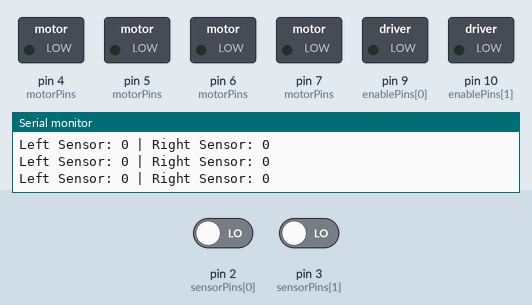
The sketch below on a simulated Arduino Uno, built with avr-gcc and run on an emulated ATmega328P. Shown: switched loads named in the sketch (green lamp = pin HIGH), the last lines printed to the serial monitor. The test bench sets the inputs (shaded band); at power-on: pin 2 (sensorPins[0]) LOW, pin 3 (sensorPins[1]) LOW.

Above: at 1.2 s.
1.3 s: pin 2 (sensorPins[0]) driven HIGH
At 2.2 s:
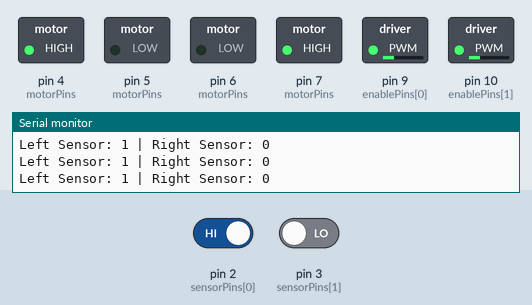
2.8 s: pin 3 (sensorPins[1]) driven HIGH
At 3.6 s:
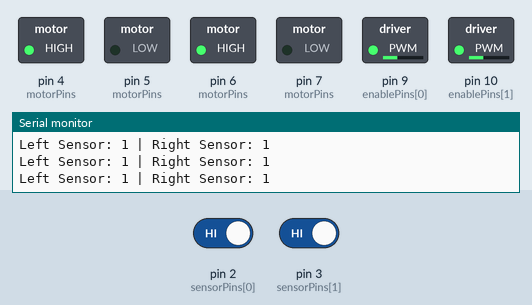
4.3 s: pin 2 (sensorPins[0]) driven LOW
At 5.0 s:
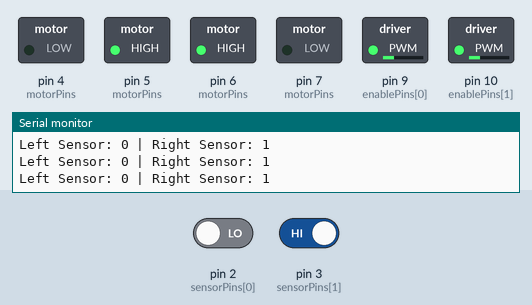
Timing chart, 0 to 7.3 s (numbered marks = the images above; inputs shaded):
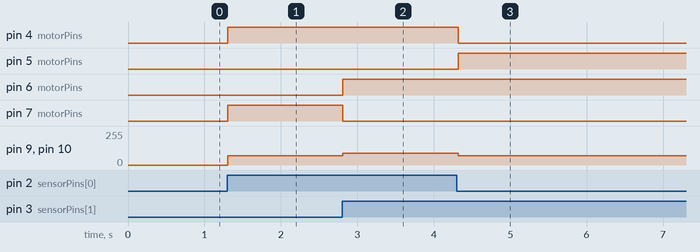

The sketch:

code-3.ino
```cpp
const int sensorPins[] = {2, 3};
const int motorPins[2][2] = {{4, 5}, {6, 7}};
const int enablePins[] = {9, 10};
const int MOTOR_SPEED = 90;     // <--- VELOCIDAD SEGURA
const int TURN_SPEED = 70;      // <--- VELOCIDAD PARA GIRO

void setup() {
  for (int i = 0; i < 2; i++) {
    pinMode(sensorPins[i], INPUT);
  }
  for (int i = 0; i < 2; i++) {
    pinMode(motorPins[i][0], OUTPUT);
    pinMode(motorPins[i][1], OUTPUT);
    pinMode(enablePins[i], OUTPUT);
  }
  Serial.begin(9600);
}

void loop() {
  int sensorValues[2];
  for (int i = 0; i < 2; i++) {
    sensorValues[i] = digitalRead(sensorPins[i]);
  }

  Serial.print("Left Sensor: ");
  Serial.print(sensorValues[0]);
  Serial.print(" | Right Sensor: ");
  Serial.println(sensorValues[1]);

  if (sensorValues[0] == HIGH && sensorValues[1] == HIGH) {
    moveForward();
  } else if (sensorValues[0] == LOW && sensorValues[1] == HIGH) {
    turnLeft();
  } else if (sensorValues[0] == HIGH && sensorValues[1] == LOW) {
    turnRight();
  } else {
    stopMotors();
  }

  delay(100);
}

void moveForward() {
  analogWrite(enablePins[0], MOTOR_SPEED);
  analogWrite(enablePins[1], MOTOR_SPEED);
  digitalWrite(motorPins[0][0], HIGH);
  digitalWrite(motorPins[0][1], LOW);
  digitalWrite(motorPins[1][0], HIGH);
  digitalWrite(motorPins[1][1], LOW);
}

void turnLeft() {
  analogWrite(enablePins[0], TURN_SPEED);
  analogWrite(enablePins[1], TURN_SPEED);
  digitalWrite(motorPins[0][0], LOW);   // Izq atrás
  digitalWrite(motorPins[0][1], HIGH);
  digitalWrite(motorPins[1][0], HIGH);  // Der adelante
  digitalWrite(motorPins[1][1], LOW);
}

void turnRight() {
  analogWrite(enablePins[0], TURN_SPEED);
  analogWrite(enablePins[1], TURN_SPEED);
  digitalWrite(motorPins[0][0], HIGH);  // Izq adelante
  digitalWrite(motorPins[0][1], LOW);
  digitalWrite(motorPins[1][0], LOW);   // Der atrás
  digitalWrite(motorPins[1][1], HIGH);
}

void stopMotors() {
  for (int i = 0 ; i < 2 ; i++) {
    analogWrite(enablePins[i], 0);
  }
  for (int i = 0 ; i < 2 ; i++) {
    digitalWrite(motorPins[i][0], LOW);
    digitalWrite(motorPins[i][1], LOW);
  }
}
```

Measured:
- after the input at 1.3 s, pin 4 (motorPins), pin 7 (motorPins): LOW → HIGH at once; pin 9 (enablePins[0]), pin 10 (enablePins[1]): 0/255 → 70/255 at once
- after the input at 2.8 s, pin 6 (motorPins): LOW → HIGH at once; pin 7 (motorPins): HIGH → LOW at once; pin 9 (enablePins[0]), pin 10 (enablePins[1]): 70/255 → 90/255 at once
- after the input at 4.3 s, pin 4 (motorPins): HIGH → LOW at once; pin 5 (motorPins): LOW → HIGH at once; pin 9 (enablePins[0]), pin 10 (enablePins[1]): 90/255 → 70/255 at once
